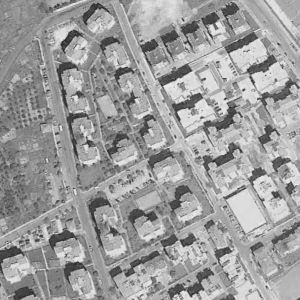
%> input picture input/can4_25_09.png, 300 x 300 px
$ octave main.m   (GNU Octave 9; MATLAB toolbox functions it lacks are replaced by stand-ins)
%> lines starting %> are read from the running program, lines starting %| are printed output that depends on the picture
### src/calculateNormalizedHistogram.m
function histogram = calculateNormalizedHistogram(I2D)
    [m,n] = size(I2D);
    length = m * n;
    I1D = reshape(I2D, length, 1);
    histogram = double(zeros(256, 1));

    for i = 1 : length
        histogram(I1D(i)) = histogram(I1D(i)) + 1;
    end

    % Normalize the histogram
    histogram = histogram / length;
end

### src/equalizeHistogram.m
function histEqIm = equalizeHistogram(I2D)
    normalizedHistogram = calculateNormalizedHistogram(I2D);
    cdfMap = calculateCumulativeDistributionFunctionMap(normalizedHistogram)

    [m, n] = size(I2D);
    histEqIm = zeros(m, n);
    histEqIm = double(histEqIm);

    for i = 1 : m
        for j = 1 : n
            histEqIm(i,j) = cdfMap(I2D(i,j));
            %histEqIm(i,j) = I2D(cdfMap(i), cdfMap(j));
        end
    end
end

### src/calculateCumulativeDistributionFunctionMap.m
function cdf = calculateCumulativeDistributionFunctionMap(histogram)
    [m, n] = size(histogram);
    sz = m * n;
    cdf = zeros(sz, 1);

    sum = 0;
    for i = 1 : sz
        sum = sum + histogram(i);
        cdf(i) = sum;
    end

    % Convert cdf to cdf map to use in calculations
    for i = 1 : sz
       cdf(i) = round(cdf(i) * 255) + 1;
    end

end

### src/calculateInverseFunctionMap.m
function inverseFunctionMap = calculateInverseFunctionMap(functionMap)
    l = length(functionMap);
    inverseFunctionMap = zeros(l, 1);

    % Calculate inverse map values
    % There is only one value in function map
    % to calculate inverse map.
    for i = 1 : l
        v = find(functionMap(:) == (i));
        if 1 == length(v)
            inverseFunctionMap(i) = v(1);
        end
    end

    % Calculate the values which are zeros by
    % approximating value.
    inverseFunctionMap(1) = min(functionMap);
    inverseFunctionMap(l) = max(functionMap);
    i = 2;
    while i < l

        % find the first zero
        a = i;
        while (inverseFunctionMap(a) > 0)
            a = a + 1;
        end

        %find number other than 0 or boundary
        b = a;
        while (inverseFunctionMap(b) == 0)
            b = b + 1;
        end

        % Calculate the step value to assign new values
        % to zero valued positions
        step = (inverseFunctionMap(b) - inverseFunctionMap(a - 1)) / (b - (a - 1));

        % First value to be used to calculate new value
        value = inverseFunctionMap(a - 1);
        % Assign new values to zero valued positions
        k = 1;
        for j = a : b - 1
            inverseFunctionMap(j) = round(value + k * step);
            k = k+1;
        end

        i = b;
    end
end

### src/main.m
% author : erhan akagunduz

image1 = imread('can4_25_09.png');
%> image1 is the input picture: size 300x300 uint8; min 34, max 238, mean 157
image1 = double(image1);
%> image1: size 300x300 double
% add 1 to 1-to-1 mapping, matlab has no 0 index
image1 = image1 + 1;
image2 = imread('can9_2_13.png');
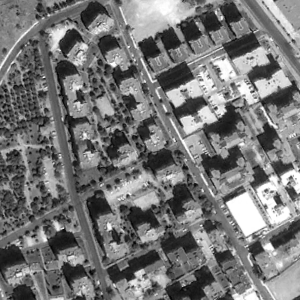
%> input picture input/can9_2_13.png, 300 x 300 px
%> image2 is the input picture: size 300x300 uint8; min 0, max 255, mean 117.8
image2 = double(image2);
%> image2: size 300x300 double
image2 = image2 + 1;

% Calculate normalized histogram of image-1
normalizedHistIm1 = calculateNormalizedHistogram(image1);
%> after the loop in calculateNormalizedHistogram, `for i = 1 : length`: histogram = 256 values, max 975 at index 151, min 0 at index 1, mean 351.6
%> in calculateNormalizedHistogram, `histogram = histogram / length;`: histogram = 256 values, max 0.0108 at index 151, min 0 at index 1, mean 0.00391
%> normalizedHistIm1 has the same summary as histogram in calculateNormalizedHistogram
% Calculate normalized histogram of image-2
normalizedHistIm2 = calculateNormalizedHistogram(image2);
%> normalizedHistIm2 = 256 values, max 0.0118 at index 256, min 1.11e-05 at index 3, mean 0.00391

% Uniform histogram of image-1
histEqualizedImage1 = equalizeHistogram(image1);
%> in equalizeHistogram, `normalizedHistogram = calculateNormalizedHistogram(I2D);`: normalizedHistogram has the same summary as histogram in calculateNormalizedHistogram
%> the loop in calculateCumulativeDistributionFunctionMap, `for i = 1 : sz` made 256 passes
%> sum on passes 1 to 3: 0, 0, 0
%> after the loop in calculateCumulativeDistributionFunctionMap, `for i = 1 : sz`: cdf = 256 values from 0 to 1; sum = 1
%> after the loop in calculateCumulativeDistributionFunctionMap, `for i = 1 : sz`: cdf = 256 values from 1 to 256
%> after the loop in equalizeHistogram, `for i = 1 : m`:
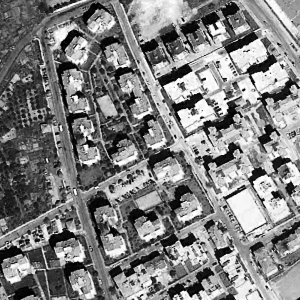
%> histEqIm: size 300x300 double; min 1, max 256, mean 129.4; drawn with min black and max white
% Calculate histogram of uniformed histogram image-1
normHistOfHistEqualizedIm1 = calculateNormalizedHistogram(histEqualizedImage1);
%> normHistOfHistEqualizedIm1 = 256 values, max 0.0108 at index 109, min 0 at index 44, mean 0.00391
% Save the uniformed image-1
histEqualizedImage1 = histEqualizedImage1 - 1;
histEqualizedImage1 = uint8(histEqualizedImage1);
%> histEqualizedImage1: size 300x300 uint8
imwrite(histEqualizedImage1, 'histEqualizedImage1.png');

%Uniform histogram of image-2
histEqualizedImage2 = equalizeHistogram(image2);
%> in equalizeHistogram (call 2), `normalizedHistogram = calculateNormalizedHistogram(I2D);`: normalizedHistogram has the same summary as normalizedHistIm2 outside equalizeHistogram
%> the loop in calculateCumulativeDistributionFunctionMap (call 2), `for i = 1 : sz` made 256 passes
%> sum on passes 1 to 3: 2.22e-05, 4.44e-05, 5.56e-05
%> after the loop in equalizeHistogram (call 2), `for i = 1 : m`:
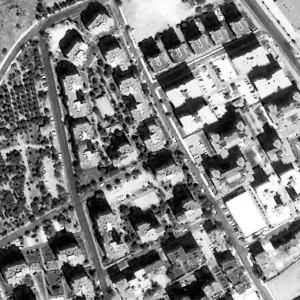
%> histEqIm: size 300x300 double; min 1, max 256, mean 129.1; drawn with min black and max white
% Calculate histogram of uniformed histogram image-2
normHistOfHistEqualizedIm2 = calculateNormalizedHistogram(histEqualizedImage2);
%> normHistOfHistEqualizedIm2 = 256 values, max 0.0118 at index 256, min 0 at index 10, mean 0.00391
% Save the uniformed image-2
histEqualizedImage2 = histEqualizedImage2 - 1;
histEqualizedImage2 = uint8(histEqualizedImage2);
%> histEqualizedImage2: size 300x300 uint8
imwrite(histEqualizedImage2, 'histEqualizedImage2.png');

% Calculate cdf map of image-1
Tr = calculateCumulativeDistributionFunctionMap(normalizedHistIm1);
%> Tr = 256 values from 1 to 256
% Calculate cdf map of image-2
Gz = calculateCumulativeDistributionFunctionMap(normalizedHistIm2);
%> Gz = 256 values from 1 to 256
% Calculate inverse map of image-2
inverseGz = calculateInverseFunctionMap(Gz);
%> the loop in calculateInverseFunctionMap, `for i = 1 : l` made 256 passes
%> v on passes 1 to 3: [1; 2; 3; 4; 5; 6; 7; 8; 9; 10; 11; 12], [13; 14; 15; 16; 17; 18; 19], [20; 21; 22]
%> after the loop in calculateInverseFunctionMap, `for i = 1 : l`: inverseFunctionMap = 256 values, max 256 at index 256, min 0 at index 1, mean 71.48
%> the loop in calculateInverseFunctionMap, `while i < l` made 66 passes
%> (step, value, i) on passes 2 to 13: (0.5, 29, 11), (0.5, 31, 14), (0.5, 32, 16), (0.5, 33, 18), (0.5, 34, 20), (0.5, 35, 22), (0.5, 36, 24), (0.5, 37, 26), (0.5, 39, 29), (0.5, 40, 31), (0.5, 41, 33), (0.5, 43, 36)
%> (step, value, i) on pass 1: (6, 1, 5)
%> after the loop in calculateInverseFunctionMap, `while i < l`: inverseFunctionMap = 256 values from 1 to 256
%> inverseGz = 256 values from 1 to 256

% Calculate histogram matching map of new image
[m, n] = size(inverseGz);
%> m = 256; n = 1
Hr = zeros(m, n);
for i = 1 : length(inverseGz);
       Hr(i) = inverseGz(Tr(i));
end

% Calculate pixel values of new image using
% histogram matching map
[m, n] = size(image1);
newImage = zeros(m,n);
for i = 1 : m
    for j = 1 : n
        newImage(i,j) = Hr(image1(i,j));
    end
end
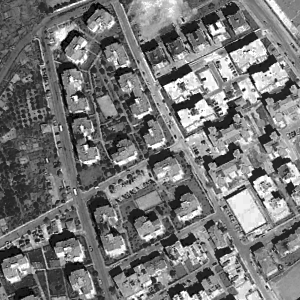
%> newImage: size 300x300 double; min 1, max 256, mean 119.4; drawn with min black and max white

% Calculate normalized histogram of new image
normalizedHistNewIm = calculateNormalizedHistogram(newImage);
newImage = uint8(newImage - 1);
%> newImage: size 300x300 uint8
imwrite(newImage, 'newImage.png');

figure(1);
title('Original Histogram of Image-1');
bar(normalizedHistIm1, 'b');
%> figure, not shown here; tallest bar 0.0108 high, from x = 150.6 to 151.4

figure(2);
title('Original Histogram of Image-2');
bar(normalizedHistIm2, 'b');
%> figure, not shown here; tallest bar 0.0118 high, from x = 255.6 to 256.4

figure(3);
title('Uniform Histogram of Image-1 by Using Tr');
bar(normHistOfHistEqualizedIm1, 'b');
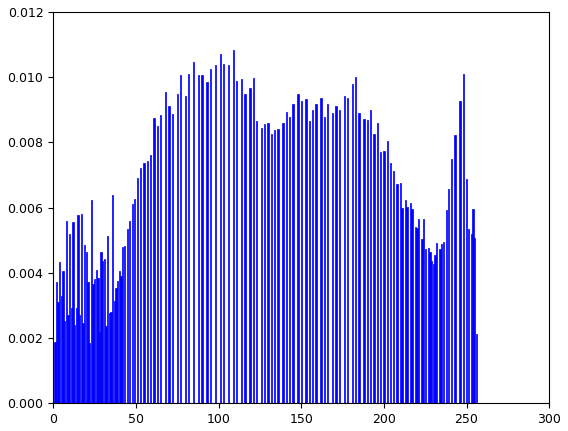
%> figure redrawn from the program's plot data; tallest bar 0.0108 high, from x = 108.6 to 109.4

figure(4);
title('Uniform Histogram of Image-2 by Using Gz');
bar(normHistOfHistEqualizedIm2, 'b');
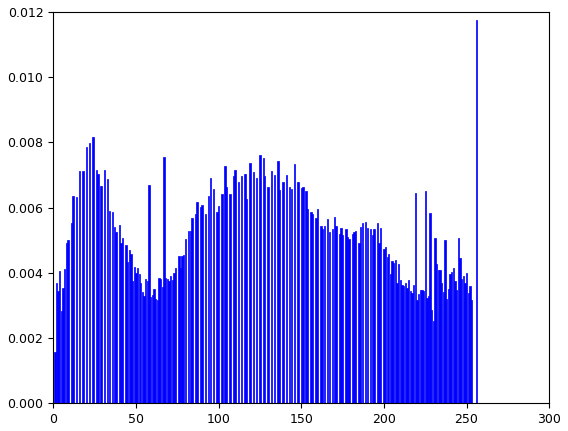
%> figure redrawn from the program's plot data; tallest bar 0.0118 high, from x = 255.6 to 256.4

figure(5);
title('Histogram of New Image by Using InverseGz[Tr]');
bar(normalizedHistNewIm, 'b');
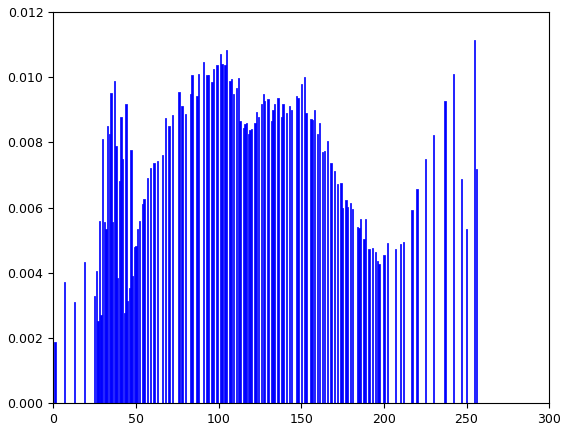
%> figure redrawn from the program's plot data; tallest bar 0.0111 high, from x = 254.6 to 255.4

% Plot all images together
figure(6);
subplot(3,1,1);
title('Image-1');
imshow(uint8(image1));

subplot(3,1,2);
title('New Image');
imshow(newImage);

subplot(3,1,3);
title('Image-2');
imshow(uint8(image2));
